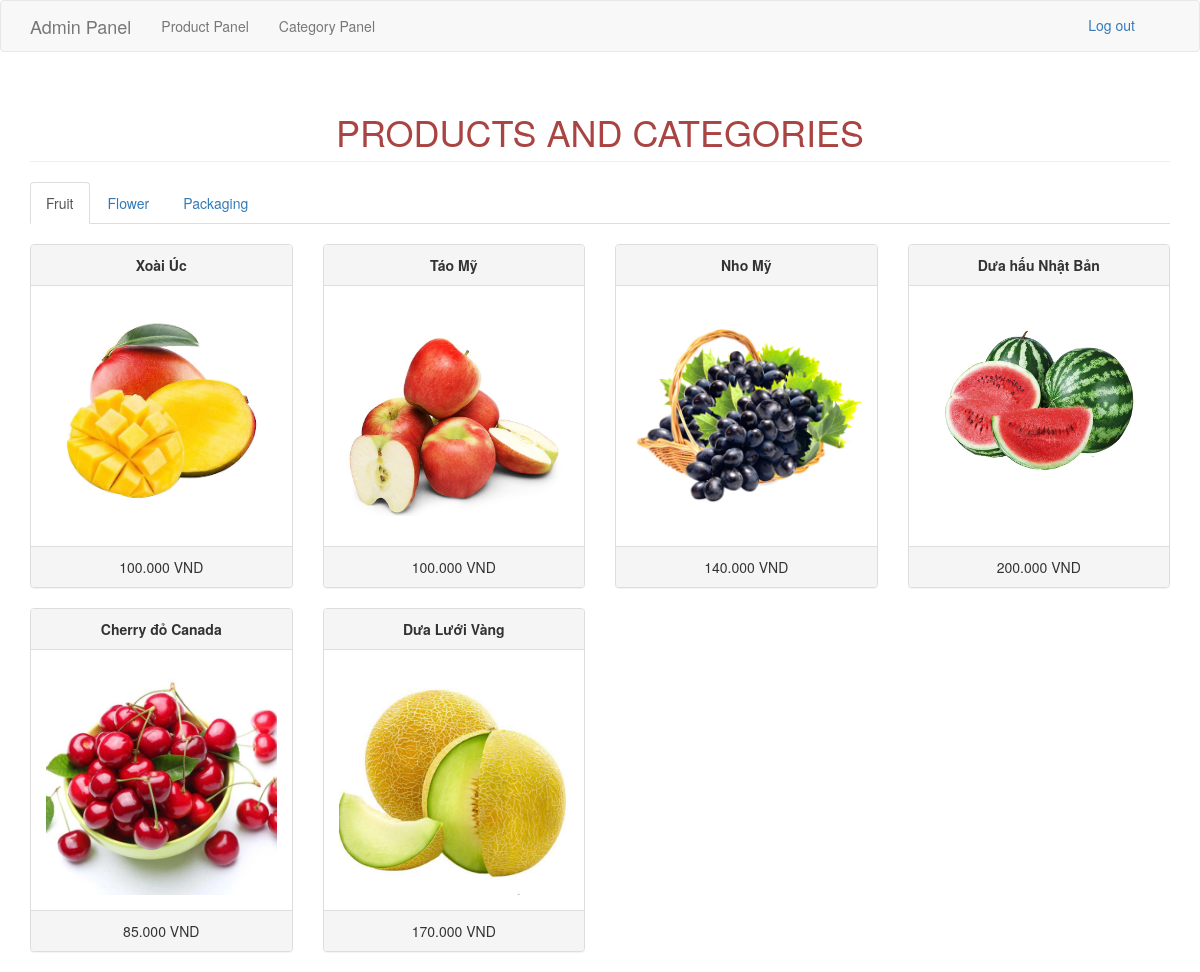
The page /panel/index.php on the database its author committed.
### tables this page shows
CREATE TABLE `category` (
  `categoryid` int(11) NOT NULL,
  `catname` varchar(30) NOT NULL
);

CREATE TABLE `product` (
  `id` int(11) NOT NULL,
  `categoryid` int(1) NOT NULL,
  `pname` varchar(255) DEFAULT NULL,
  `pdescription` longtext DEFAULT NULL,
  `image` varchar(255) DEFAULT NULL,
  `price` double DEFAULT NULL
);

### panel/index.php (the view, shortened to what this page needs)
<?php include('header.php'); ?>
<body>
<?php include('navbar.php'); ?>
<div class="container">
	<h1 class="page-header text-center text-danger">PRODUCTS AND CATEGORIES</h1>
	<ul class="nav nav-tabs">
		<?php
			$sql="select * from category order by categoryid asc limit 1";
			$fquery=$conn->query($sql);
			$frow=$fquery->fetch_array();
			?>
				<li class="active"><a data-toggle="tab" href="#<?php echo $frow['catname'] ?>"><?php echo $frow['catname'] ?></a></li>
			<?php
			$sql="select * from category order by categoryid asc";
			$nquery=$conn->query($sql);
			$num=$nquery->num_rows-1;
			$sql="select * from category order by categoryid asc limit 1, $num";
			$query=$conn->query($sql);
			while($row=$query->fetch_array()){
				?>
				<li><a data-toggle="tab" href="#<?php echo $row['catname'] ?>"><?php echo $row['catname'] ?></a></li>
				<?php
			}
		?>
	</ul>
	<div class="tab-content">
		<?php
			$sql="select * from category order by categoryid asc limit 1";
			$fquery=$conn->query($sql);
			$ftrow=$fquery->fetch_array();
			?>
				<div id="<?php echo $ftrow['catname']; ?>" class="tab-pane fade in active" style="margin-top:20px;">
					<?php
						$sql="select * from product where categoryid='".$ftrow['categoryid']."'";
						$pfquery=$conn->query($sql);
						$inc=4;
						while($pfrow=$pfquery->fetch_array()){
							$inc = ($inc == 4) ? 1 : $inc+1;
							if($inc == 1) echo "<div class='row'>";
							?>
								<div class="col-md-3">
									<div class="panel panel-default">
										<div class="panel-heading text-center">
											<b><?php echo $pfrow['pname']; ?></b>
										</div>
										<div class="panel-body">
											<img src="<?php if(empty($pfrow['image'])){echo "upload/noimage.jpg";} else{echo $pfrow['image'];} ?>" height="225px;" width="100%">
										</div>
										<div class="panel-footer text-center">
											 <?php echo number_format($pfrow['price'], 3);?> VND
										</div>
									</div>
								</div>
							<?php
							if($inc == 4) echo "</div>";
						}
						if($inc == 2) echo "<div class='col-md-3'></div><div class='col-md-3'></div></div>";
					?>
		    	</div>
	</div>
</div>
</body>
</html>

### panel/index.php (style rules this page uses)
.panel-body img { width: 100%; height: 23rem; object-fit: cover; }

### rows shown on the page
category: catname "Fruit"
category: catname "Flower"
category: catname "Packaging"
product: pname "Xoài Úc", image (picture), price "100.000"
product: pname "Táo Mỹ", image (picture), price "100.000"
product: pname "Nho Mỹ", image (picture), price "140.000"
product: pname "Dưa hấu Nhật Bản", image (picture), price "200.000"
product: pname "Cherry đỏ Canada", image (picture), price "85.000"
product: pname "Dưa Lưới Vàng", image (picture), price "170.000"
